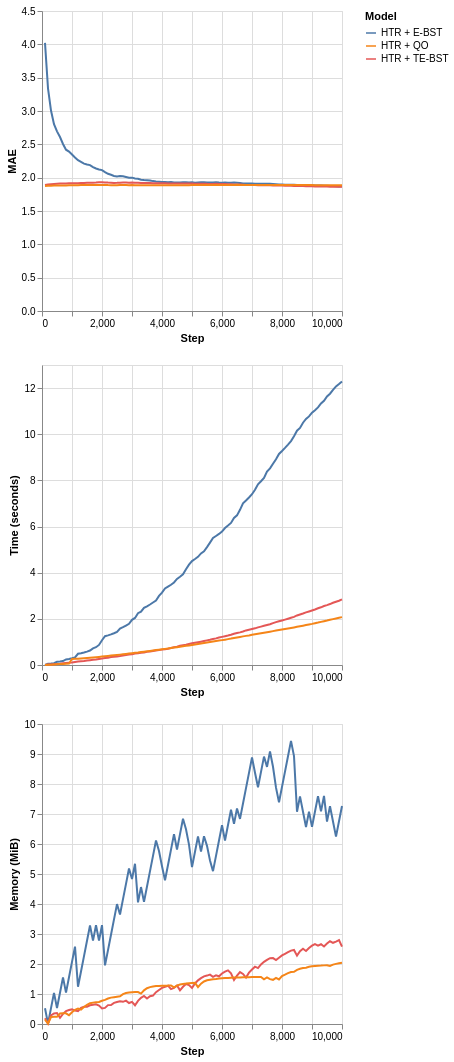

The cell this chart's notebook holds for it:
### Markdown cell above
### 4.2 Regression tree splitters

The available regression tree splitters are summarized in the next table. The TE-BST costs are expressed in terms of $n^*$ because the number of stored elements can be smaller than or equal to $n$.

| Splitter | Description | Insertion | Memory | Split candidate query |
| :- | :- | :- | :-: | :-: |
| Extended Binary Search Tree (E-BST) | Stores all the observations and target statistics in a BST | $O(\log n)$ (average) or $O(n)$ (worst case) | $O(n)$ | $O(n)$ | 
| Truncated E-BST (TE-BST) | Rounds the incoming data before passing it to the BST | $O(\log n^*)$ (average) or $O(n^*)$ (worst case) | $O(n^*)$ | $O(n^*)$ |
| Quantization Observer (QO) | Uses a hash-like structure to quantize the incoming data | $O(1)$ | $O(h)$ | $O(h \log h)$ |


E-BST is an exhaustive algorithm, i.e., it works as batch solutions usually do, which might be prohibitive in real-world online scenarios. TE-BST and QO apply approximations to alleviate the costs involved in monitoring numerical data and performing split attempts. The number of desired decimal places to round the data (TE-BST) and the quantization radius (QO) are directly related to the running time, memory footprint, and error of the resulting tree model.

We present a brief comparison of the available regression tree splitters using the 10K instances of the Friedman synthetic dataset.

### Code cell
plot_performance(
    synth.Friedman(seed=42).take(10_000),
    metrics.MAE(),
    {
        "HTR + E-BST": (
            preprocessing.StandardScaler() | tree.HoeffdingTreeRegressor(
                splitter=tree.splitter.EBSTSplitter()
            )
        ),
        "HTR + TE-BST": (
            preprocessing.StandardScaler() | tree.HoeffdingTreeRegressor(
                splitter=tree.splitter.TEBSTSplitter()
            )
        ),
        "HTR + QO": (
            preprocessing.StandardScaler() | tree.HoeffdingTreeRegressor(
                splitter=tree.splitter.QOSplitter()
            )
        ),

    }
)

### Figure 1 — Vega-Lite specification as saved in the notebook (floating-point values rounded to 4 significant figures; data arrays with more than 128 entries replaced by an {"elided": "..."} marker saying what was removed)
{"config": {"view": {"continuousWidth": 300, "continuousHeight": 300}}, "vconcat": [{"mark": {"type": "line"}, "encoding": {"color": {"field": "Model", "type": "nominal"}, "x": {"field": "Step", "type": "quantitative"}, "y": {"field": "Metric", "title": "MAE", "type": "quantitative"}}}, {"mark": {"type": "line"}, "encoding": {"color": {"field": "Model", "type": "nominal"}, "x": {"field": "Step", "type": "quantitative"}, "y": {"field": "Time", "title": "Time (seconds)", "type": "quantitative"}}}, {"mark": {"type": "line"}, "encoding": {"color": {"field": "Model", "type": "nominal"}, "x": {"field": "Step", "type": "quantitative"}, "y": {"field": "Memory", "title": "Memory (MiB)", "type": "quantitative"}}}], "data": {"name": "data-9755e2eeb84ba341931c0621e0d631c1"}, "$schema": "https://vega.github.io/schema/vega-lite/v6.1.0.json", "datasets": {"data-9755e2eeb84ba341931c0621e0d631c1": {"elided": "300 records"}}}
